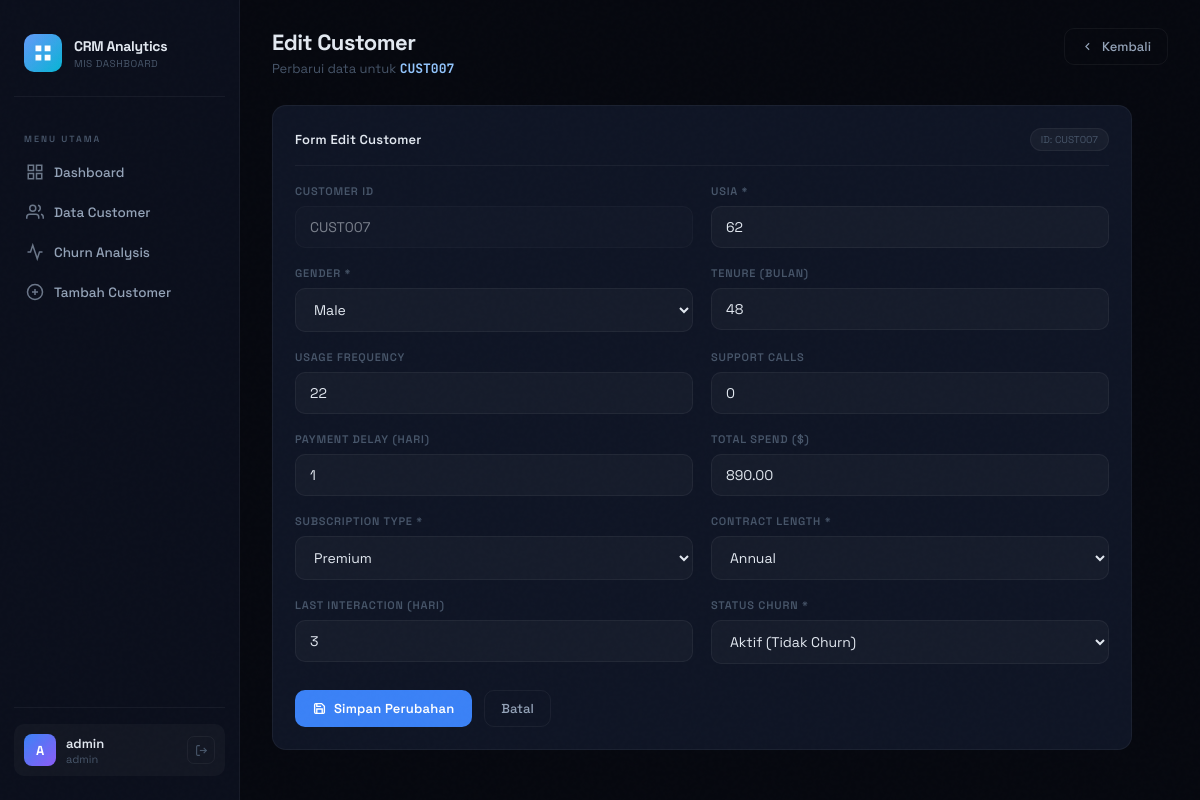
/edit.php?id=CUST007 (signed in), run on the app's committed database.
### tables this page shows
CREATE TABLE IF NOT EXISTS customer_churn (
    id            INT AUTO_INCREMENT PRIMARY KEY,
    customerid    VARCHAR(50)  NOT NULL UNIQUE,
    age           INT          NOT NULL,
    gender        VARCHAR(10)  NOT NULL,
    tenure        INT          DEFAULT 0,
    usage_frequency INT        DEFAULT 0,
    support_calls   INT        DEFAULT 0,
    payment_delay   INT        DEFAULT 0,
    subscription_type VARCHAR(20) NOT NULL DEFAULT 'Basic',
    contract_length   VARCHAR(20) NOT NULL DEFAULT 'Monthly',
    total_spend       DECIMAL(10,2) DEFAULT 0.00,
    last_interaction  INT        DEFAULT 0,
    churn             TINYINT(1) DEFAULT 0,
    created_at        TIMESTAMP  DEFAULT CURRENT_TIMESTAMP,
    updated_at        TIMESTAMP  DEFAULT CURRENT_TIMESTAMP ON UPDATE CURRENT_TIMESTAMP
);

### edit.php (the view, shortened to what this page needs)
<?php
include 'koneksi.php';
$cid = mysqli_real_escape_string($conn, $_GET['id'] ?? '');
$res = mysqli_query($conn, "SELECT * FROM customer_churn WHERE customerid='$cid' LIMIT 1");
$c = mysqli_fetch_assoc($res);
?>
<!DOCTYPE html>
<html lang="id">
<head>
<link rel="stylesheet" href="assets/style.css">
</head>
<body>
<?php include 'partials/sidebar.php'; ?>
<div class="main">
  <div class="page-header">
    <div>
      <div class="page-title">Edit Customer</div>
      <div class="page-sub">Perbarui data untuk
        <strong style="color:#93c5fd;font-family:'JetBrains Mono',monospace;"><?= htmlspecialchars($cid) ?></strong>
      </div>
    </div>
    <a href="customers.php" class="btn-secondary">
      <svg width="13" height="13" viewBox="0 0 24 24" fill="none" stroke="currentColor" stroke-width="2"><polyline points="15 18 9 12 15 6"/></svg>
      Kembali
    </a>
  </div>
  <div class="section-card" style="max-width:860px;">
    <div class="section-header">
      <div class="section-title">Form Edit Customer</div>
      <span class="section-badge">ID: <?= htmlspecialchars($cid) ?></span>
    </div>
    <form method="POST">
      <div class="form-grid">
        <div class="form-group">
          <label class="form-label">Customer ID</label>
          <input type="text" class="form-input" value="<?= htmlspecialchars($cid) ?>" disabled style="opacity:.5;">
        </div>
        <div class="form-group">
          <label class="form-label">Usia *</label>
          <input type="number" name="age" class="form-input" min="18" max="100" required value="<?= $c['age'] ?>">
        </div>
        <div class="form-group">
          <label class="form-label">Gender *</label>
          <select name="gender" class="form-input" required>
            <option value="Male"   <?= $c['gender']==='Male'  ?'selected':'' ?>>Male</option>
          </select>
        </div>
        <div class="form-group">
          <label class="form-label">Tenure (Bulan)</label>
          <input type="number" name="tenure" class="form-input" min="0" value="<?= $c['tenure'] ?>">
        </div>
        <div class="form-group">
          <label class="form-label">Usage Frequency</label>
          <input type="number" name="usage_frequency" class="form-input" min="0" value="<?= $c['usage_frequency'] ?>">
        </div>
        <div class="form-group">
          <label class="form-label">Support Calls</label>
          <input type="number" name="support_calls" class="form-input" min="0" value="<?= $c['support_calls'] ?>">
        </div>
        <div class="form-group">
          <label class="form-label">Payment Delay (Hari)</label>
          <input type="number" name="payment_delay" class="form-input" min="0" value="<?= $c['payment_delay'] ?>">
        </div>
        <div class="form-group">
          <label class="form-label">Total Spend ($)</label>
          <input type="number" name="total_spend" class="form-input" min="0" step="0.01" value="<?= $c['total_spend'] ?>">
        </div>
        <div class="form-group">
          <label class="form-label">Subscription Type *</label>
          <select name="subscription_type" class="form-input" required>
            <?php foreach (['Basic','Standard','Premium'] as $s): ?>
              <option value="<?= $s ?>" <?= $c['subscription_type']===$s?'selected':'' ?>><?= $s ?></option>
            <?php endforeach; ?>
          </select>
        </div>
        <div class="form-group">
          <label class="form-label">Contract Length *</label>
          <select name="contract_length" class="form-input" required>
            <?php foreach (['Monthly','Quarterly','Annual'] as $ct): ?>
              <option value="<?= $ct ?>" <?= $c['contract_length']===$ct?'selected':'' ?>><?= $ct ?></option>
            <?php endforeach; ?>
          </select>
        </div>
        <div class="form-group">
          <label class="form-label">Last Interaction (Hari)</label>
          <input type="number" name="last_interaction" class="form-input" min="0" value="<?= $c['last_interaction'] ?>">
        </div>
        <div class="form-group">
          <label class="form-label">Status Churn *</label>
          <select name="churn" class="form-input" required>
            <option value="0" <?= $c['churn']==0?'selected':'' ?>>Aktif (Tidak Churn)</option>
          </select>
        </div>
      </div>
      <div style="margin-top:26px; display:flex; gap:12px;">
        <button type="submit" class="btn-primary">
          <svg width="13" height="13" viewBox="0 0 24 24" fill="none" stroke="currentColor" stroke-width="2.5"><path d="M19 21H5a2 2 0 0 1-2-2V5a2 2 0 0 1 2-2h11l5 5v11a2 2 0 0 1-2 2z"/><polyline points="17 21 17 13 7 13 7 21"/><polyline points="7 3 7 8 15 8"/></svg>
          Simpan Perubahan
        </button>
        <a href="customers.php" class="btn-secondary">Batal</a>
      </div>
    </form>
  </div>
</div>
</body>
</html>

### assets/style.css (style rules this page uses)
:root { --bg: #06080f; --surface: #0b0f1c; --card: #0f1525; --card2: #141b2e; --accent: #3b82f6; --accent2: #06b6d4; --accent3: #10b981; --danger: #ef4444; --warn: #f59e0b; --purple: #8b5cf6; --text: #e2e8f0; --text2: #94a3b8; --muted: #475569; --border: rgba(59,130,246,0.12); --border2: rgba(255,255,255,0.05); --sidebar-w: 240px; --glow: 0 0 30px rgba(59,130,246,0.15); }
* { margin: 0; padding: 0; box-sizing: border-box; }
html { scroll-behavior: smooth; }
body { font-family: 'Space Grotesk', sans-serif; background: var(--bg); color: var(--text); min-height: 100vh; display: flex; overflow-x: hidden; }
body::before { content: ''; position: fixed; inset: 0; pointer-events: none; z-index: 9999; opacity: 0.4; }
.main { margin-left: var(--sidebar-w); flex: 1; padding: 28px 32px; min-height: 100vh; animation: fadeIn 0.5s ease; }
.page-header { display: flex; align-items: flex-start; justify-content: space-between; margin-bottom: 28px; }
.page-title { font-size: 22px; font-weight: 700; color: var(--text); letter-spacing: -0.5px; }
.page-sub { font-size: 13px; color: var(--muted); margin-top: 4px; }
.section-card { background: var(--card); border: 1px solid var(--border2); border-radius: 14px; padding: 22px; margin-bottom: 20px; transition: border-color 0.2s; }
.section-header { display: flex; align-items: center; justify-content: space-between; margin-bottom: 18px; padding-bottom: 14px; border-bottom: 1px solid var(--border2); }
.section-title { font-size: 13px; font-weight: 600; color: var(--text); letter-spacing: 0.2px; }
.section-badge { font-size: 10px; color: var(--muted); background: rgba(255,255,255,0.04); border: 1px solid var(--border2); padding: 4px 10px; border-radius: 20px; }
.btn-primary { display: inline-flex; align-items: center; gap: 8px; padding: 10px 18px; background: var(--accent); color: white; border-radius: 10px; font-size: 13px; font-weight: 600; text-decoration: none; cursor: pointer; border: none; transition: all 0.2s; font-family: 'Space Grotesk', sans-serif; letter-spacing: 0.2px; }
.btn-secondary { display: inline-flex; align-items: center; gap: 8px; padding: 9px 16px; background: transparent; color: var(--text2); border-radius: 10px; font-size: 13px; font-weight: 500; text-decoration: none; cursor: pointer; border: 1px solid var(--border2); transition: all 0.2s; font-family: 'Space Grotesk', sans-serif; }
.form-grid { display: grid; grid-template-columns: 1fr 1fr; gap: 18px; }
.form-group { display: flex; flex-direction: column; gap: 8px; }
.form-label { font-size: 11px; font-weight: 600; color: var(--muted); text-transform: uppercase; letter-spacing: 0.8px; }
.form-input { background: rgba(255,255,255,0.03); border: 1px solid var(--border2); border-radius: 10px; padding: 11px 14px; color: var(--text); font-size: 14px; font-family: 'Space Grotesk', sans-serif; outline: none; transition: all 0.2s; width: 100%; }
.form-input::placeholder { color: var(--muted); font-size: 13px; }
.form-input:disabled { opacity: 0.4; cursor: not-allowed; }

### data on the page
customer_churn: age "62", gender "Male", tenure "48", usage_frequency "22", support_calls "0", payment_delay "1", total_spend "890.00", subscription_type "Premium", contract_length "Annual", last_interaction "3", churn "Aktif (Tidak Churn)"

### other printed values
substr($_SESSION['username'] ?? 'A', 0, 1) "A"
$_SESSION['username'] "admin"
$_SESSION['role'] "admin"
$cid "CUST007"
